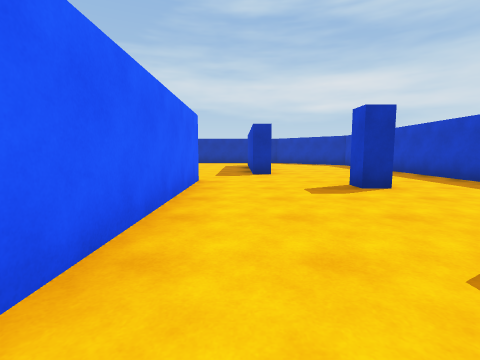
view 1 (above)

18 first-person views from a walk through a scene from a Unity 3-D project. The camera is 1.2 m above the floor, tilts 6° down and sees 85° across. The floor is counted in squares, 2 m on a side. Each view is taken from the middle of a square. On the plan, view 1 faces up. The plan holds only what a view shows up to about 9 squares ahead; the rest is blank. The place goes on beyond the plan. The player is left out.

view 2
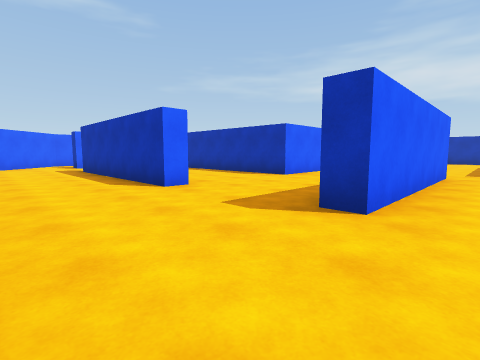

view 3
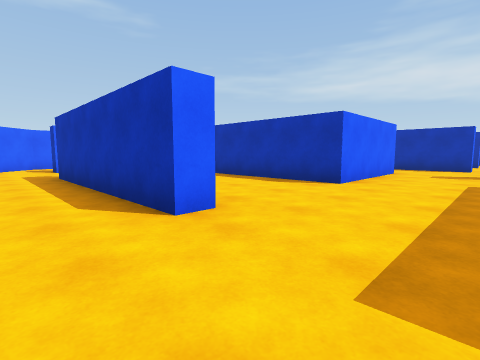

view 4
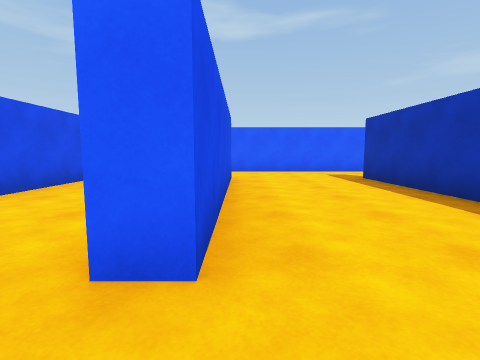

view 5
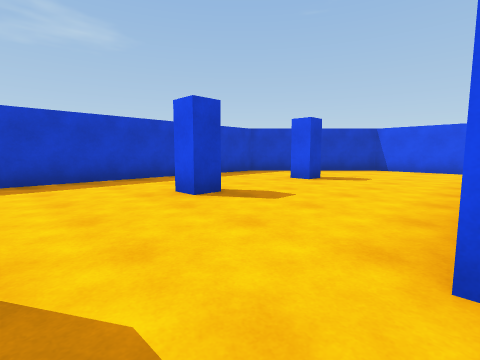

view 6
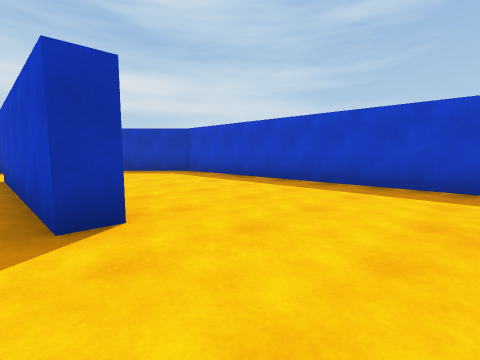

view 7
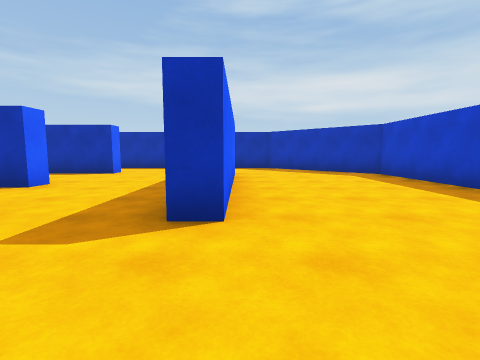

view 8
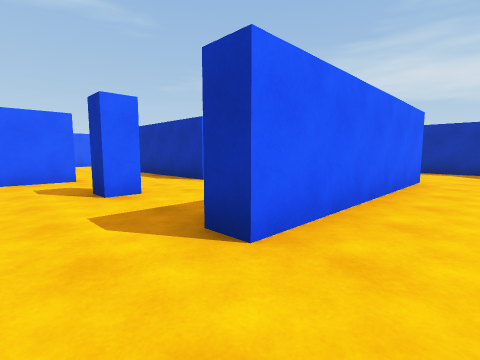

view 9
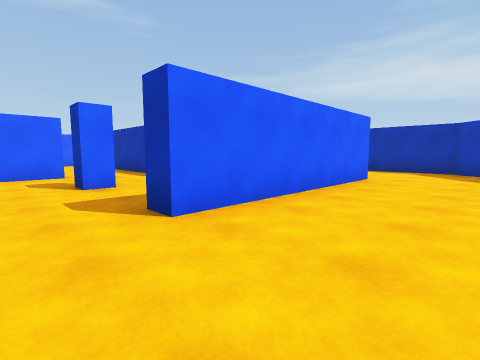

view 10
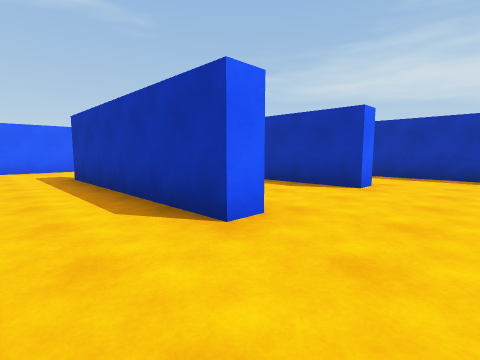

view 11
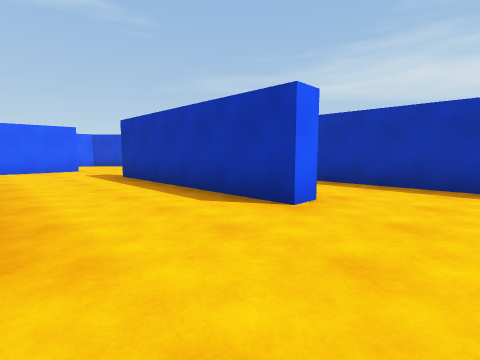

view 12
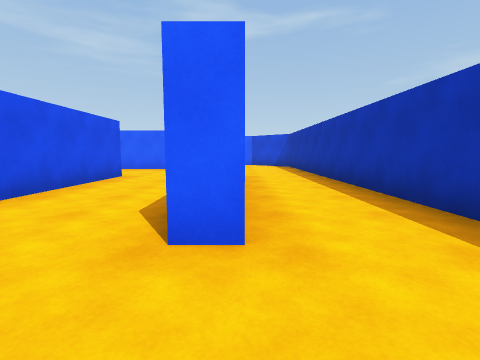

view 13
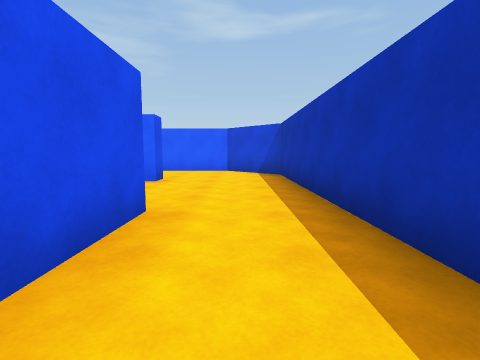

view 14
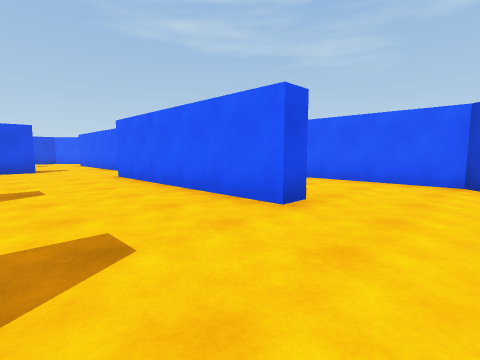

view 15
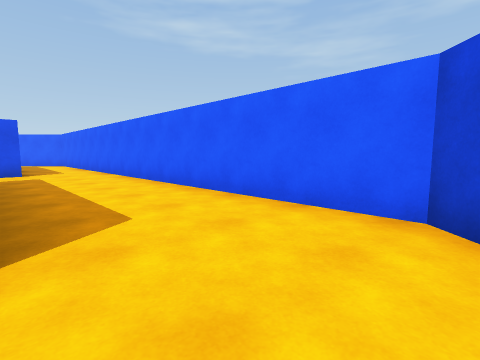

view 16
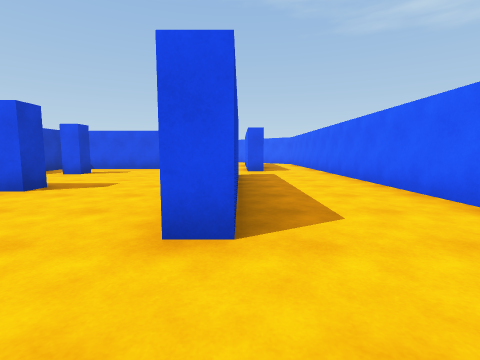

view 17
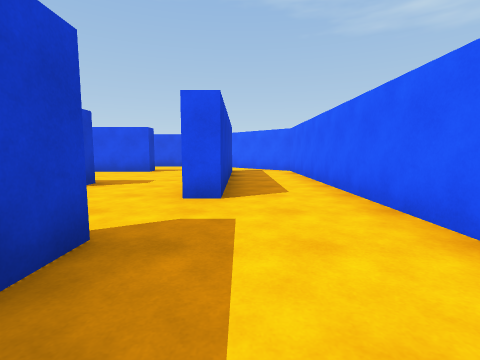

view 18
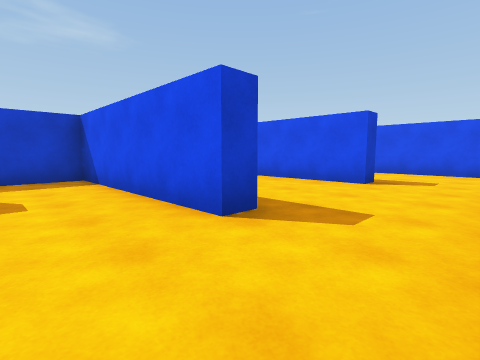

### Floor plan
Points are (right, up) in squares from view 1. A wall is a line through its corners. A room is listed if a view was taken in it or the views show most of it. See-through windows are left out.
Room 1 (views 1, 2, 3, 4, 5, 6, 7, 8, 9, 10)
walls: (-0.9, 5.6) (-0.9, 0.6) (-1.5, 0.6); (-1.7, 7.8) (-1.7, 7.2) (-2.2, 7.2); (-4.2, 0.8) (-4.2, 0.3) (-9.2, 0.3) (-9.2, 0.8) (-4.2, 0.8); (-4.2, 7.5) (-4.2, 3.9) (-9.2, 3.9); (2.6, 4.4) (2, 4.4) (2, 4.9) (2.6, 4.9); (2, 1.1) (2, 1.7) (2.6, 1.7); (-2.6, 9.5) (-4.5, 9.5); (-0.4, -2.4) (2, -2.4) (4.9, 0.6) (4.9, 1.9); (4.9, 3.4) (4.9, 12.3) (2.1, 15.1) (0.6, 15.1); (0.9, 12.2) (0.9, 7.2) (0.4, 7.2) (0.4, 9.4); (-11.3, 3.6) (-11.3, 0.6); (-10.6, -2.4) (-6.6, -2.4); (-12.5, -0.8) (-11.8, -1.5)
ways out: opening at (-12, 0) to room 2; opening at (-10.5, 4) to room 2; opening at (-5, 8.5) to room 2; opening at (-1.5, 10) to room 2; opening at (0, 13.5) to room 2
Room 2 (views 11, 12, 13, 14, 15, 16, 17, 18)
walls: (-11, 10.2) (-11, 12.2) (-10.5, 12.2) (-10.5, 7.2); (-4.5, 9.5) (-7.7, 9.5) (-7.7, 10) (-4.2, 10); (-11, 7.1) (-11, 8.5); (-7.8, 13) (-6, 13); (-11.3, 5.1) (-11.3, 3.6); (-9.2, 3.9) (-9.2, 4.4) (-4.7, 4.4) (-4.7, 5.8); (-2.6, 10) (-2.6, 9.5); (-2.6, 13.1) (-2.6, 12.5) (-7.8, 12.5); (0.4, 9.4) (0.4, 12.2); (-11.3, 0.6) (-11.8, 0.6) (-11.8, 5.6) (-11.2, 5.6); (0.6, 15.1) (-12.1, 15.1) (-13.6, 13.6) (-13.6, 0.4) (-12.5, -0.8)
ways out: opening at (-12, 0) to room 1; opening at (-10.5, 4) to room 1; opening at (-5, 8.5) to room 1; opening at (-1.5, 10) to room 1; opening at (0, 13.5) to room 1

Where each view was taken, in squares from view 1:
view 1: 0 up, 0 right, facing up
view 2: 2 down, 0 right, facing up-left
view 3: 1 down, 2 left, facing up-left
view 4: 1 up, 3 left, facing left
view 5: 7 up, 1 left, facing down-right
view 6: 5 up, 0 right, facing up-right
view 7: 5 up, 1 right, facing up
view 8: 6 up, 2 right, facing up-left
view 9: 6 up, 3 right, facing up-left
view 10: 8 up, 1 left, facing up-left
view 11: 10 up, 1 left, facing up-left
view 12: 13 up, 1 left, facing left
view 13: 14 up, 5 left, facing left
view 14: 14 up, 8 left, facing down-left
view 15: 14 up, 11 left, facing down-left
view 16: 14 up, 11 left, facing down
view 17: 9 up, 12 left, facing down
view 18: 6 up, 11 left, facing down-right
